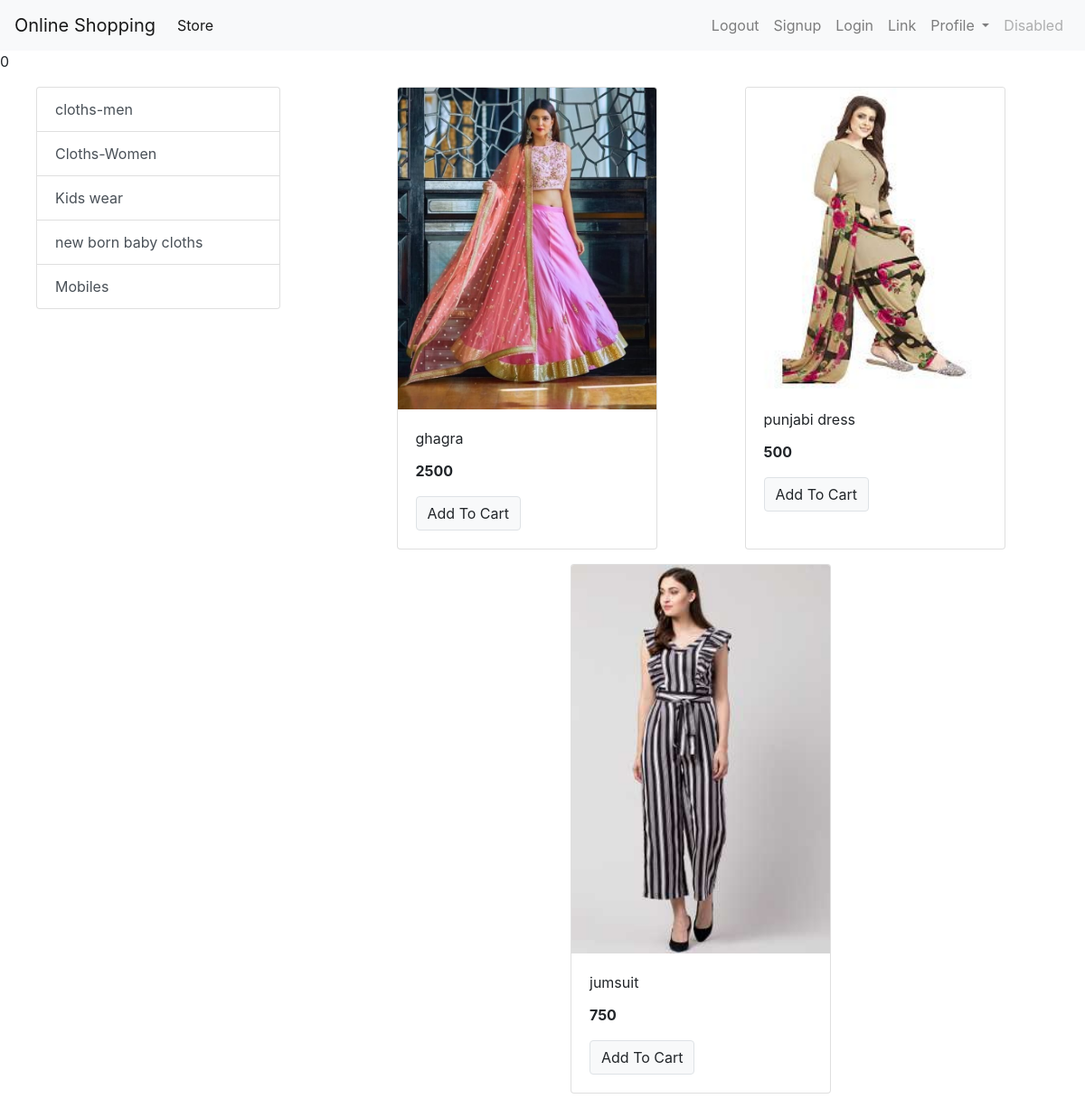
The app's page /?category=2 with its own data.
### Storeapp/models/category.py (models this page shows, shortened)
class Category(models.Model):
    name = models.CharField(max_length=20)
    @staticmethod
    def get_all_categories():
        return Category.objects.all()

### Storeapp/models/product.py (models this page shows, shortened)
class Product(models.Model):
    name = models.CharField(max_length=50)
    price = models.IntegerField(default=0)
    category = models.ForeignKey(Category , on_delete=models.CASCADE , default=1)
    description = models.CharField(max_length=200 , default='' , null=True , blank=True)
    image = models.ImageField(upload_to='uploads/products/')
    @staticmethod
    def get_all_products_by_categoryid(category_id):
        if category_id:
            return Product.objects.filter(category = category_id)
        else:
            return Product.get_all_products();

### Storeapp/views.py (the view)
# urls.py: path('', index , name='homepage'),
def index(request):
    products = None
    categories = Category.get_all_categories()
    categoryID = request.GET.get('category')
    if categoryID:
        products = Product.get_all_products_by_categoryid(categoryID)
    else:
        products = Product.get_all_products();
    data = {}
    data['products'] = products
    data['categories'] = categories
    print('you are : ' , request.session.get('email'))
    return render(request , 'index.html' , data)

### Storeapp/templates/index.html (shortened to what this page needs)
{% extends 'base.html' %}
{% block content %}0
<div class="container-fluid mt-3">
  <div class="row">
    <div class="col-lg-3 mx-auto">
      <div class="list-group">
        {% for category in categories %}
        <a href="/?category={{category.id}}" class="list-group-item
        list-group-item-action ">{{category.name}}</a>
        {% endfor %}
      </div>
    </div>
    <div id='products' class="col-lg-8 mx-auto">
      <div class="row mx-auto">
        {% for product in products %}
        <div class="card mx-auto mb-3" style="width: 18rem;">
         <img class="card-img-top" src="{{product.image.url}}" alt="Card image cap">
         <div class="card-body">
           <p class="card-title">{{product.name}}</p>
           <p class="card-text"><b>{{product.price}}</b> </p>
           <a href="#" class="btn btn-light border bt">Add To Cart</a>
         </div>
       </div>
        {% endfor %}
       </div>
       </div>
    </div>
  </div>
{% endblock %}

### records on screen
Category: name "cloths-men"
Category: name "Cloths-Women"
Category: name "Kids wear"
Category: name "new born baby cloths"
Category: name "Mobiles"
Product: image (picture), name "ghagra", price "2500"
Product: image (picture), name "punjabi dress", price "500"
Product: image (picture), name "jumsuit", price "750"
